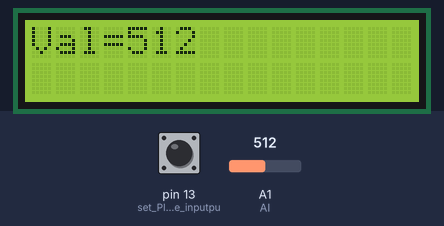
A sketch run on a simulated Arduino Uno, built with avr-gcc and run on an emulated ATmega328P. On the bench: 16×2 character LCD. The inputs (shaded band) are chosen by the test bench; at power-on: pin 13 (set_PIN_13_to_the_inputpu) HIGH, A1 (AI) = 512. What the sketch prints to the serial monitor is not drawn.

Above: at 1.2 s.
1.3 s: pin 13 (set_PIN_13_to_the_inputpu) pulled LOW for 0.15 s
At 1.46 s:
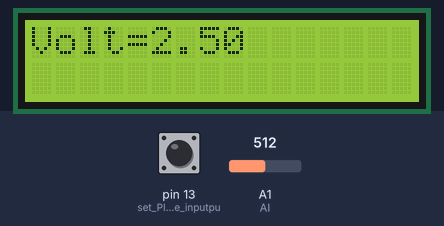
3.0 s: A1 (AI) set to 105
At 4.2 s:
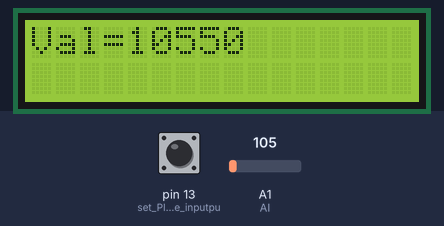
4.5 s: A1 (AI) set to 93
At 5.3 s:
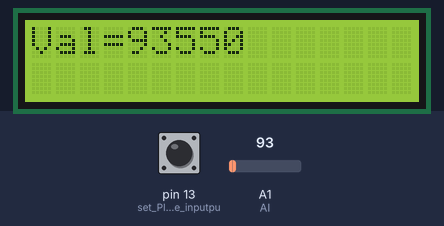
6.0 s: pin 13 (set_PIN_13_to_the_inputpu) pulled LOW for 1 s
At 8.2 s:
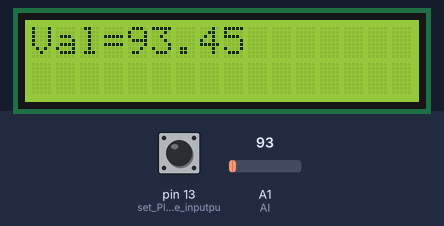
8.5 s: A1 (AI) set to 122
At 9.7 s:
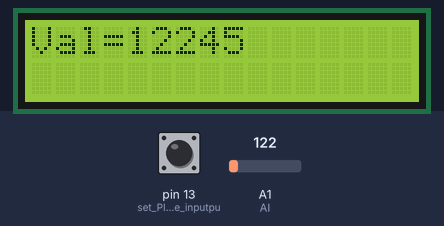
10.0 s: A1 (AI) set to 0
At 10.9 s:
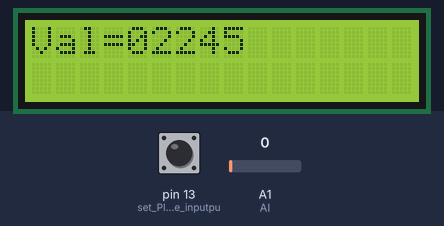
Timing chart, 0 to 12.5 s (numbered marks = the images above; inputs shaded):
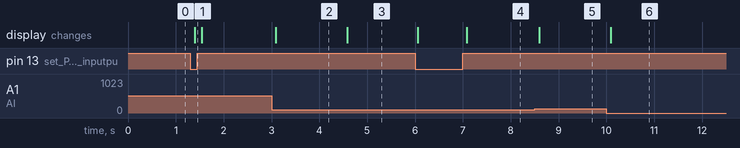

The sketch:

tvalue_when_PB_is_not_pressed_and_Voltage_when_it_is_pressed.ino
```cpp
// include the lbrary code:
#include <LiquidCrystal.h>
// initialize the library with the numbers of the interface pins
LiquidCrystal lcd(2, 3, 4, 5, 11, 12);
int AI = A1;// set int as Ao port
int val = 0; // storing bit
float volt = 0.0;// storing bit of volt
int PBvalue = 0;

void setup() {
lcd.begin(16,2); // set up the available space on the LCD display. 16 colums and 2 rows.
Serial.begin(9600);
pinMode(13, INPUT_PULLUP); //set PIN 13 to the inputpull up
}

void loop() {
PBvalue = digitalRead(13); // Push button value equal to the digital value of pin 13
val = analogRead(AI); // Read the analog value of AI
float volt = (val * 5.0) / 1023.0; // convert that analog value to voltage value
Serial.print ("val value ="); // print the line : val value =
Serial.print (val ); // print the value of AI
Serial.print ( "volt value ="); //print out the line volt value =
Serial.println (volt); // print the voltage value
Serial.print ("\t Button state=");
Serial.print (PBvalue); // print out the Push button value
if (PBvalue == 0){ // condition if Push button value is 0
  lcd.setCursor(0, 0); // set the postion where the lcd gonna print colum 0 row 0
  lcd.print("Volt=");
  lcd.print(volt); // print out volttage value of the lcd
}
if (PBvalue == 1) { // condition if Push button value is 1
  lcd.setCursor(0, 0);// set the postion where the lcd gonna print colum 0 row 0
  lcd.print("Val=");
  lcd.print(val); // print out the value of AI
}

}
```

Measured:
- after the input at 1.3 s, the display: changes after 0.09 s (image 1)
- after the input at 3.0 s, the display: changes after 0.09 s (image 2)
- after the input at 4.5 s, the display: changes after 0.09 s (image 3)
- after the input at 6.0 s, the display: first changes after 0.05 s (image 4 shows a later state)
- after the input at 8.5 s, the display: changes after 0.10 s (image 5)
- after the input at 10.0 s, the display: changes after 0.09 s (image 6)
